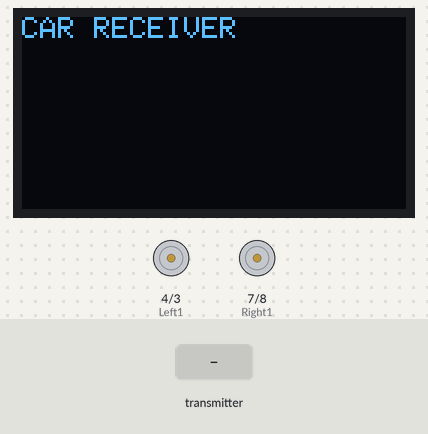
Simulated run of this sketch. Board: Arduino Uno, built with avr-gcc and run on an emulated ATmega328P. On the bench: 128×64 one-colour display, motor-driver pin pairs drawn as motors (green arrow = first pin HIGH = forward, orange = second pin HIGH = backward, longer = more drive, scaled by the enable pin). The test bench sets the inputs (shaded band). No radio packets arrive unless stated.

Above: at 1.2 s.
1.3 s: the transmitter starts sending x = 0
At 2.1 s:
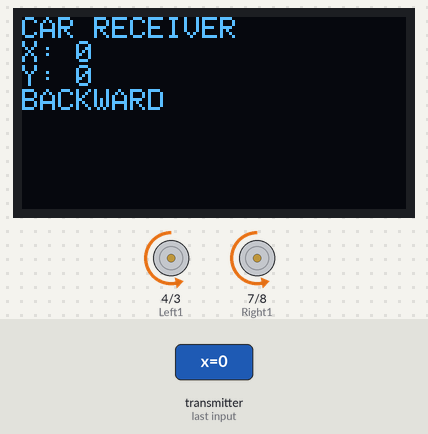
2.8 s: the transmitter starts sending y = 512
At 4.1 s:
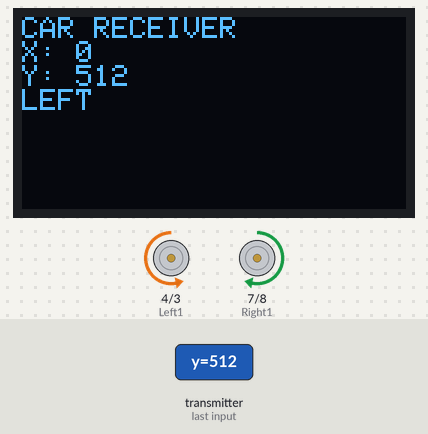
4.4 s: the transmitter starts sending x = 1023
At 5.2 s:
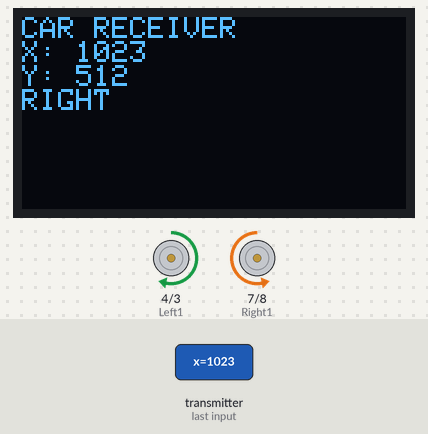
5.9 s: the transmitter starts sending y = 1023
At 6.3 s:
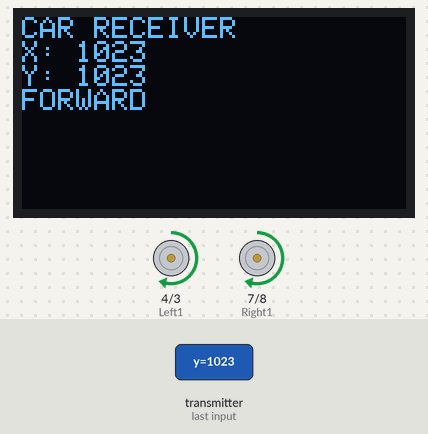
Timing chart, 0 to 8.5 s (numbered marks = the images above; inputs shaded):
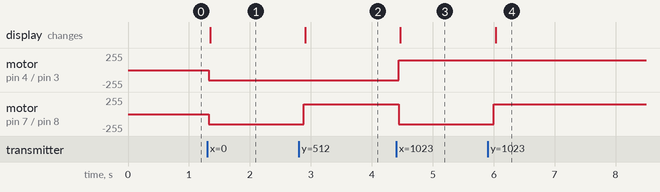

The sketch:

RCC03_Robot_Car_Joystick_Control_Rx.ino
```cpp
#include <SPI.h>
#include <nRF24L01.h>
#include <RF24.h>
#include <Wire.h>
#include <Adafruit_GFX.h>
#include <Adafruit_SSD1306.h>

/* ========= RADIO ========= */
RF24 radio(A3, A2);        // CE, CSN
const byte address[6] = "00001";

/* ========= OLED ========= */
Adafruit_SSD1306 display(128, 64, &Wire);

/* ========= MOTOR PINS ========= */
#define Left1 4
#define Left2 3
#define Left_Speed 5

#define Right1 7
#define Right2 8
#define Right_Speed 6

/* ========= DATA STRUCT ========= */
struct Payload {
  int x;
  int y;
};

Payload incoming;

/* ========= THRESHOLDS ========= */
const int CENTER_MIN = 450;
const int CENTER_MAX = 550;
const int SPEED = 150;

/* ========= SETUP ========= */
void setup() {
  Serial.begin(9600);

  // Motor pins
  pinMode(Left1, OUTPUT);
  pinMode(Left2, OUTPUT);
  pinMode(Left_Speed, OUTPUT);
  pinMode(Right1, OUTPUT);
  pinMode(Right2, OUTPUT);
  pinMode(Right_Speed, OUTPUT);

  analogWrite(Left_Speed, SPEED);
  analogWrite(Right_Speed, SPEED);

  // OLED
  display.begin(SSD1306_SWITCHCAPVCC, 0x3C);
  display.clearDisplay();
  display.setTextSize(1);
  display.setTextColor(WHITE);

  // Radio
  radio.begin();
  radio.openReadingPipe(1, address);
  radio.setChannel(108);
  radio.setPALevel(RF24_PA_LOW);
  radio.startListening();
}

/* ========= LOOP ========= */
void loop() {

  display.clearDisplay();
  display.setCursor(0, 0);
  display.println("CAR RECEIVER");

  if (radio.available()) {
    radio.read(&incoming, sizeof(incoming));

    display.print("X: "); display.println(incoming.x);
    display.print("Y: "); display.println(incoming.y);

    controlCar(incoming.x, incoming.y);
  }
  //else {
  //  stopCar();
  //  display.println("No Signal");
  //}

  display.display();
  delay(100);
}

/* ========= CAR CONTROL LOGIC ========= */
void controlCar(int x, int y) {

  if (y > 600) {
    forward();
    display.println("FORWARD");
  }
  else if (y < 400) {
    backward();
    display.println("BACKWARD");
  }
  else if (x > 600) {
    right();
    display.println("RIGHT");
  }
  else if (x < 400) {
    left();
    display.println("LEFT");
  }
  else {
    stopCar();
    display.println("STOP");
  }
}

/* ========= MOTOR FUNCTIONS ========= */
void forward() {
  digitalWrite(Left1, HIGH);
  digitalWrite(Left2, LOW);
  digitalWrite(Right1, HIGH);
  digitalWrite(Right2, LOW);
}

void backward() {
  digitalWrite(Left1, LOW);
  digitalWrite(Left2, HIGH);
  digitalWrite(Right1, LOW);
  digitalWrite(Right2, HIGH);
}

void left() {
  digitalWrite(Left1, LOW);
  digitalWrite(Left2, HIGH);
  digitalWrite(Right1, HIGH);
  digitalWrite(Right2, LOW);
}

void right() {
  digitalWrite(Left1, HIGH);
  digitalWrite(Left2, LOW);
  digitalWrite(Right1, LOW);
  digitalWrite(Right2, HIGH);
}

void stopCar() {
  digitalWrite(Left1, LOW);
  digitalWrite(Left2, LOW);
  digitalWrite(Right1, LOW);
  digitalWrite(Right2, LOW);
}
```

Measured:
- after the input at 1.3 s, motor on pin 4 (Left1) / pin 3 (Left2), motor on pin 7 (Right1) / pin 8 (Right2): stopped → backward 150/255 at once; the display: changes after 0.05 s (image 1)
- after the input at 2.8 s, motor on pin 7 (Right1) / pin 8 (Right2): backward 150/255 → forward 150/255 after 0.08 s; the display: changes after 0.11 s (image 2)
- after the input at 4.4 s, motor on pin 4 (Left1) / pin 3 (Left2): backward 150/255 → forward 150/255 at once; motor on pin 7 (Right1) / pin 8 (Right2): forward 150/255 → backward 150/255 at once; the display: changes after 0.07 s (image 3)
- after the input at 5.9 s, motor on pin 7 (Right1) / pin 8 (Right2): backward 150/255 → forward 150/255 after 0.11 s; the display: changes after 0.13 s (image 4)
